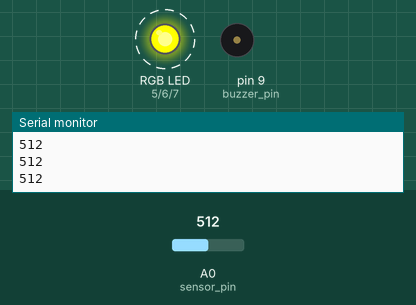
A sketch run on a simulated Arduino Uno, built with avr-gcc and run on an emulated ATmega328P. Shown: an RGB LED mixed from three pins (HIGH = lit), buzzer (waves = sounding), the last lines printed to the serial monitor. Dashed ring = blinking. The inputs (shaded band) are chosen by the test bench; at power-on: A0 (sensor_pin) = 512.

Above: at 6.8 s.
6.9 s: A0 (sensor_pin) set to 407
9.9 s: A0 (sensor_pin) set to 385
At 10.7 s:
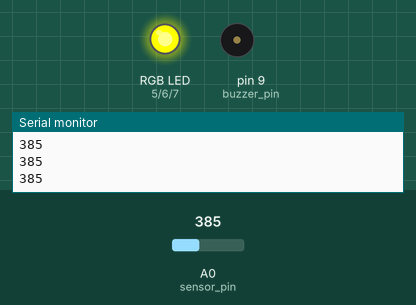
11.4 s: A0 (sensor_pin) set to 410
At 11.6 s:
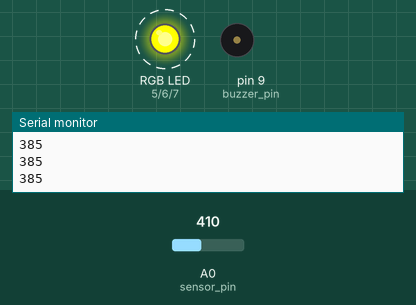
14.4 s: A0 (sensor_pin) set to 390
At 14.4 s:
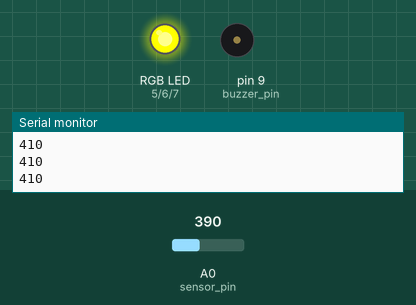
Timing chart, 0 to 16.9 s (numbered marks = the images above; inputs shaded):
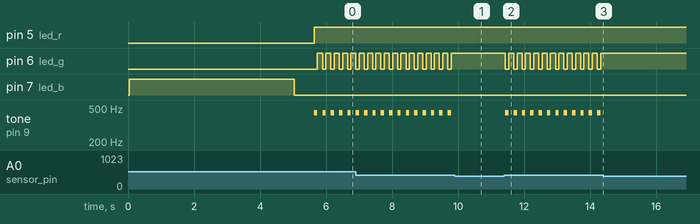

Measured:
- the behaviour switches between 400 and 399 on A0 (sensor_pin) (found by bisection; images 0 and 1)
- after the input at 9.9 s, pin 6 (led_g): stops changing and stays HIGH; tone on pin 9 (buzzer_pin): stops changing and stays silent
- after the input at 11.4 s, pin 6 (led_g): alternates HIGH for 0.15 s and LOW for 0.10 s, starting at once; tone on pin 9 (buzzer_pin): alternates 440 Hz for 0.10 s and silent for 0.15 s, starting at once
- after the input at 14.4 s, pin 6 (led_g): stops changing and stays HIGH; tone on pin 9 (buzzer_pin): stops changing and stays silent
- by itself, pin 6 (led_g): alternates HIGH for 0.15 s and LOW for 0.10 s
- by itself, tone on pin 9 (buzzer_pin): alternates 440 Hz for 0.10 s and silent for 0.15 s

The sketch:

proje_kodu.ino
```cpp
// EGAP_proje kodu==2

#include <SoftwareSerial.h>
SoftwareSerial myBluetooth(10, 11); // RX, TX girişleri olarak
//Sensör pinlerimizi tanımlıyoruz:
#define sensor_pin A0
#define buzzer_pin 9
//RGB LED'imizin çıkış pinlerini tanımlıyoruz:
#define led_r 5
#define led_g 6
#define led_b 7
//Sensörün çalışması için gerekli ön ısıtma süresini 5sn olarak belirliyoruz
#define preheat_time 5000
//Alarmın çalması için gerekli eşik değerini 300 olarak belirliyoruz.
#define threshold 400

void setup()
{
//Alarm için kullanacağımız buzzer ve LED'leri çıkış olarak tanımlıyoruz
pinMode(buzzer_pin, OUTPUT);
pinMode(led_r, OUTPUT);
pinMode(led_g, OUTPUT);
pinMode(led_b, OUTPUT);
//Varsayılan olarak LED'in sönük kalmasını sağlıyoruz
digitalWrite(led_r,LOW);
digitalWrite(led_g,LOW);
digitalWrite(led_b,LOW);
//Sensör değerini seri monitörden görebilmemiz için seri haberleşmeyi başlatıyoruz:
Serial.begin(9600);
myBluetooth.begin(9600);// bluetooth serial monitörü
myBluetooth.println("GAZ KACAGI ERKEN UYARI SİSTEMİ");
//İlk 5sn boyunca sensörün ısınmasını bekliyoruz. Bu esnada LED mavi renkte yanıyor:
Serial.println("Sensor isitiliyor...");
digitalWrite(led_b,HIGH);
delay(preheat_time);
//Isıma işlemi için gereken 5sn süre tamamlandığında mavi LED'i söndürüyoruz:
digitalWrite(led_b,LOW);
delay(600);
}

void loop()
{
  myBluetooth.println();
//analogRead() fonksiyonu ile sensör değerini ölçüyoruz ve bir değişken içerisinde tutuyoruz:
int sensorValue = analogRead(sensor_pin);
//Sensör değeri belirlediğimiz eşik değerinden yüksek ise alarm() fonksiyonunu çağırıyoruz:
if (sensorValue >= threshold){
alarm(100);
myBluetooth.println("GAZ SIZINTISI ALGILANDI..!!");
}
//Alarmın çalmadığı durumda LED'in yeşil yanmasını istiyoruz:
else{
digitalWrite(led_g, HIGH);
 myBluetooth.print("DURUM NORMAL:");
  myBluetooth.println(sensorValue);
}
//Sensör değerini bilgisayarımızdan görebilmek için seri monitöre yazıyoruz:
Serial.println(sensorValue);
delay(20);
}

//Alarm fonksiyonumuzu tanımlıyoruz. Bu fonksiyon parametre olarak buzzerın ötüp ve LED'in yanıp söneceği süreyi almakta.

void alarm(unsigned int sure)
{
//Buzzer'ın 440Hz'te (la notası) ses üretmesini istiyoruz:
tone(buzzer_pin, 440);
//Normal durumda yeşil yanmakta olan LED'i söndürüp kırmızı renkte yakıyoruz:
digitalWrite(led_r, HIGH);
digitalWrite(led_g, LOW);
delay(sure);
noTone(buzzer_pin);
digitalWrite(led_r, HIGH);
digitalWrite(led_g, HIGH);
delay(sure);
}
```
